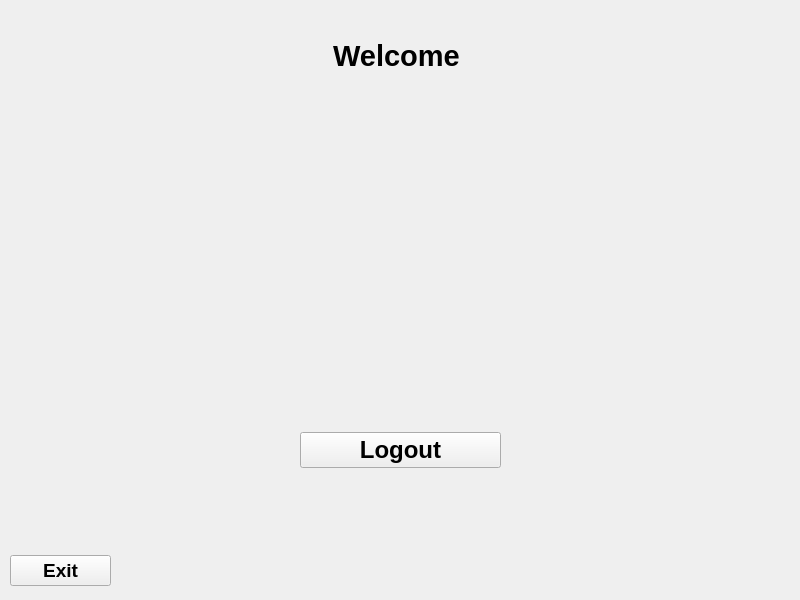
<?xml version="1.0" encoding="UTF-8"?>
<ui version="4.0">
 <class>MainWindow</class>
 <widget class="QMainWindow" name="MainWindow">
  <property name="geometry">
   <rect>
    <x>0</x>
    <y>0</y>
    <width>800</width>
    <height>600</height>
   </rect>
  </property>
  <property name="windowTitle">
   <string>MainWindow</string>
  </property>
  <property name="styleSheet">
   <string notr="true"/>
  </property>
  <widget class="QWidget" name="centralwidget">
   <widget class="QWidget" name="verticalLayoutWidget_4">
    <property name="geometry">
     <rect>
      <x>0</x>
      <y>0</y>
      <width>801</width>
      <height>111</height>
     </rect>
    </property>
    <layout class="QVBoxLayout" name="verticalLayout_3">
     <item>
      <widget class="QLabel" name="welcome_label">
       <property name="font">
        <font>
         <pointsize>22</pointsize>
         <weight>75</weight>
         <bold>true</bold>
        </font>
       </property>
       <property name="layoutDirection">
        <enum>Qt::LeftToRight</enum>
       </property>
       <property name="styleSheet">
        <string notr="true"/>
       </property>
       <property name="text">
        <string>Welcome </string>
       </property>
       <property name="alignment">
        <set>Qt::AlignCenter</set>
       </property>
      </widget>
     </item>
    </layout>
   </widget>
   <widget class="QWidget" name="verticalWidget_3" native="true">
    <property name="geometry">
     <rect>
      <x>300</x>
      <y>410</y>
      <width>201</width>
      <height>80</height>
     </rect>
    </property>
    <layout class="QVBoxLayout" name="BottomLayout">
     <item>
      <widget class="QPushButton" name="logout_button">
       <property name="font">
        <font>
         <pointsize>18</pointsize>
         <weight>75</weight>
         <bold>true</bold>
        </font>
       </property>
       <property name="text">
        <string>Logout</string>
       </property>
      </widget>
     </item>
    </layout>
   </widget>
   <widget class="QWidget" name="verticalWidget_5" native="true">
    <property name="geometry">
     <rect>
      <x>10</x>
      <y>540</y>
      <width>101</width>
      <height>61</height>
     </rect>
    </property>
    <layout class="QVBoxLayout" name="BottomLayout_3">
     <item>
      <widget class="QPushButton" name="exit_button">
       <property name="font">
        <font>
         <pointsize>14</pointsize>
         <weight>75</weight>
         <bold>true</bold>
        </font>
       </property>
       <property name="text">
        <string>Exit</string>
       </property>
      </widget>
     </item>
    </layout>
   </widget>
  </widget>
 </widget>
 <resources/>
 <connections/>
</ui>
